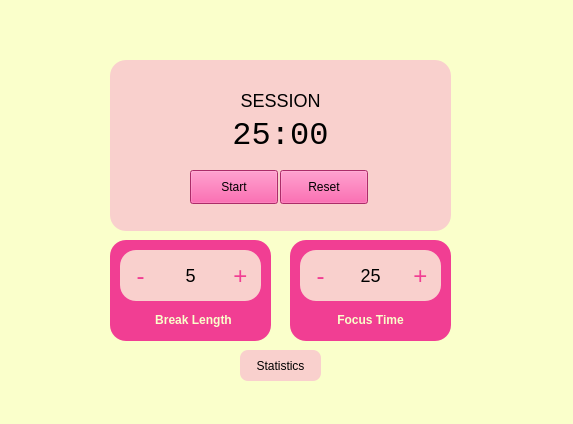
<?xml version="1.0" encoding="UTF-8"?>
<ui version="4.0">
 <class>MainWindow</class>
 <widget class="QMainWindow" name="MainWindow">
  <property name="geometry">
   <rect>
    <x>0</x>
    <y>0</y>
    <width>573</width>
    <height>424</height>
   </rect>
  </property>
  <property name="mouseTracking">
   <bool>false</bool>
  </property>
  <property name="windowTitle">
   <string>MainWindow</string>
  </property>
  <property name="styleSheet">
   <string notr="true">QWidget {
	background-color: #FAFFCB;
}</string>
  </property>
  <widget class="QWidget" name="centralwidget">
   <widget class="QGroupBox" name="container">
    <property name="geometry">
     <rect>
      <x>110</x>
      <y>60</y>
      <width>341</width>
      <height>171</height>
     </rect>
    </property>
    <property name="styleSheet">
     <string notr="true">QGroupBox {
	background-color: #F9D0CD;
	border-radius: 16px;
}</string>
    </property>
    <property name="title">
     <string/>
    </property>
    <widget class="QPushButton" name="startButton">
     <property name="geometry">
      <rect>
       <x>80</x>
       <y>110</y>
       <width>88</width>
       <height>34</height>
      </rect>
     </property>
     <property name="styleSheet">
      <string notr="true">QPushButton {
	background-color: #F13E93;
}</string>
     </property>
     <property name="text">
      <string>Start</string>
     </property>
    </widget>
    <widget class="QPushButton" name="resetButton">
     <property name="geometry">
      <rect>
       <x>170</x>
       <y>110</y>
       <width>88</width>
       <height>34</height>
      </rect>
     </property>
     <property name="styleSheet">
      <string notr="true">QPushButton {
	background-color: #F13E93;
}</string>
     </property>
     <property name="text">
      <string>Reset</string>
     </property>
    </widget>
    <widget class="QLabel" name="timer">
     <property name="geometry">
      <rect>
       <x>0</x>
       <y>50</y>
       <width>341</width>
       <height>51</height>
      </rect>
     </property>
     <property name="layoutDirection">
      <enum>Qt::LayoutDirection::LeftToRight</enum>
     </property>
     <property name="styleSheet">
      <string notr="true">QLabel {
	color: black;
	background-color: transparent;
	font-size: 32px;
	font-family: monospace;
}</string>
     </property>
     <property name="text">
      <string>25:00</string>
     </property>
     <property name="alignment">
      <set>Qt::AlignmentFlag::AlignCenter</set>
     </property>
    </widget>
    <widget class="QLabel" name="label_4">
     <property name="geometry">
      <rect>
       <x>0</x>
       <y>30</y>
       <width>341</width>
       <height>20</height>
      </rect>
     </property>
     <property name="styleSheet">
      <string notr="true">QLabel {
	color: black;
	background-color: transparent;
	font-size: 18px;
	font-family: arial;
}</string>
     </property>
     <property name="text">
      <string>SESSION</string>
     </property>
     <property name="alignment">
      <set>Qt::AlignmentFlag::AlignCenter</set>
     </property>
    </widget>
   </widget>
   <widget class="QPushButton" name="pushButton_3">
    <property name="geometry">
     <rect>
      <x>240</x>
      <y>350</y>
      <width>81</width>
      <height>31</height>
     </rect>
    </property>
    <property name="styleSheet">
     <string notr="true">QPushButton {
	background-color: #F9D0CD;
	color: black;
	font-family: arial;
	border: 0px solid;
	border-radius: 8px;
}</string>
    </property>
    <property name="text">
     <string>Statistics</string>
    </property>
   </widget>
   <widget class="QLabel" name="label_6">
    <property name="geometry">
     <rect>
      <x>10</x>
      <y>350</y>
      <width>71</width>
      <height>71</height>
     </rect>
    </property>
    <property name="styleSheet">
     <string notr="true">QLabel {
	background-color: transparent;
}</string>
    </property>
    <property name="text">
     <string/>
    </property>
    <property name="pixmap">
     <pixmap resource="assets.qrc">:/flowers/assets/flower3.png</pixmap>
    </property>
    <property name="scaledContents">
     <bool>true</bool>
    </property>
   </widget>
   <widget class="QLabel" name="label_8">
    <property name="geometry">
     <rect>
      <x>460</x>
      <y>150</y>
      <width>101</width>
      <height>141</height>
     </rect>
    </property>
    <property name="styleSheet">
     <string notr="true">QLabel {
	background-color: transparent;
}</string>
    </property>
    <property name="text">
     <string/>
    </property>
    <property name="pixmap">
     <pixmap resource="assets.qrc">:/flowers/assets/flower4.png</pixmap>
    </property>
    <property name="scaledContents">
     <bool>true</bool>
    </property>
   </widget>
   <widget class="QLabel" name="label_7">
    <property name="geometry">
     <rect>
      <x>130</x>
      <y>340</y>
      <width>81</width>
      <height>71</height>
     </rect>
    </property>
    <property name="styleSheet">
     <string notr="true">QLabel {
	background-color: transparent;
}</string>
    </property>
    <property name="text">
     <string/>
    </property>
    <property name="pixmap">
     <pixmap resource="assets.qrc">:/flowers/assets/flower2.png</pixmap>
    </property>
    <property name="scaledContents">
     <bool>true</bool>
    </property>
   </widget>
   <widget class="QLabel" name="label_9">
    <property name="geometry">
     <rect>
      <x>0</x>
      <y>0</y>
      <width>91</width>
      <height>91</height>
     </rect>
    </property>
    <property name="styleSheet">
     <string notr="true">QLabel {
	background-color: transparent;
}</string>
    </property>
    <property name="text">
     <string/>
    </property>
    <property name="pixmap">
     <pixmap resource="assets.qrc">:/flowers/assets/flower6.png</pixmap>
    </property>
    <property name="scaledContents">
     <bool>true</bool>
    </property>
   </widget>
   <widget class="QLabel" name="label_11">
    <property name="geometry">
     <rect>
      <x>350</x>
      <y>-10</y>
      <width>81</width>
      <height>71</height>
     </rect>
    </property>
    <property name="styleSheet">
     <string notr="true">QLabel {
	background-color: transparent;
}</string>
    </property>
    <property name="text">
     <string/>
    </property>
    <property name="pixmap">
     <pixmap resource="assets.qrc">:/flowers/assets/flower2.png</pixmap>
    </property>
    <property name="scaledContents">
     <bool>true</bool>
    </property>
   </widget>
   <widget class="QLabel" name="label_12">
    <property name="geometry">
     <rect>
      <x>480</x>
      <y>330</y>
      <width>91</width>
      <height>91</height>
     </rect>
    </property>
    <property name="styleSheet">
     <string notr="true">QLabel {
	background-color: transparent;
}</string>
    </property>
    <property name="text">
     <string/>
    </property>
    <property name="pixmap">
     <pixmap resource="assets.qrc">:/flowers/assets/flower6.png</pixmap>
    </property>
    <property name="scaledContents">
     <bool>true</bool>
    </property>
   </widget>
   <widget class="QLabel" name="label_15">
    <property name="geometry">
     <rect>
      <x>430</x>
      <y>210</y>
      <width>41</width>
      <height>41</height>
     </rect>
    </property>
    <property name="styleSheet">
     <string notr="true">QLabel {
	background-color: transparent;
}</string>
    </property>
    <property name="text">
     <string/>
    </property>
    <property name="pixmap">
     <pixmap>../../Downloads/flower7.png</pixmap>
    </property>
    <property name="scaledContents">
     <bool>true</bool>
    </property>
   </widget>
   <widget class="QLabel" name="label_10">
    <property name="geometry">
     <rect>
      <x>360</x>
      <y>340</y>
      <width>71</width>
      <height>71</height>
     </rect>
    </property>
    <property name="styleSheet">
     <string notr="true">QLabel {
	background-color: transparent;
}</string>
    </property>
    <property name="text">
     <string/>
    </property>
    <property name="pixmap">
     <pixmap resource="assets.qrc">:/flowers/assets/flower1.png</pixmap>
    </property>
    <property name="scaledContents">
     <bool>true</bool>
    </property>
   </widget>
   <widget class="QLabel" name="label_17">
    <property name="geometry">
     <rect>
      <x>130</x>
      <y>-10</y>
      <width>71</width>
      <height>71</height>
     </rect>
    </property>
    <property name="styleSheet">
     <string notr="true">QLabel {
	background-color: transparent;
}</string>
    </property>
    <property name="text">
     <string/>
    </property>
    <property name="pixmap">
     <pixmap resource="assets.qrc">:/flowers/assets/flower1.png</pixmap>
    </property>
    <property name="scaledContents">
     <bool>true</bool>
    </property>
   </widget>
   <widget class="QLabel" name="label_13">
    <property name="geometry">
     <rect>
      <x>10</x>
      <y>150</y>
      <width>101</width>
      <height>141</height>
     </rect>
    </property>
    <property name="styleSheet">
     <string notr="true">QLabel {
	background-color: transparent;
}</string>
    </property>
    <property name="text">
     <string/>
    </property>
    <property name="pixmap">
     <pixmap resource="assets.qrc">:/flowers/assets/flower4.png</pixmap>
    </property>
    <property name="scaledContents">
     <bool>true</bool>
    </property>
   </widget>
   <widget class="QLabel" name="label_14">
    <property name="geometry">
     <rect>
      <x>490</x>
      <y>10</y>
      <width>71</width>
      <height>71</height>
     </rect>
    </property>
    <property name="styleSheet">
     <string notr="true">QLabel {
	background-color: transparent;
}</string>
    </property>
    <property name="text">
     <string/>
    </property>
    <property name="pixmap">
     <pixmap resource="assets.qrc">:/flowers/assets/flower3.png</pixmap>
    </property>
    <property name="scaledContents">
     <bool>true</bool>
    </property>
   </widget>
   <widget class="QGroupBox" name="groupBox_3">
    <property name="geometry">
     <rect>
      <x>110</x>
      <y>240</y>
      <width>161</width>
      <height>101</height>
     </rect>
    </property>
    <property name="styleSheet">
     <string notr="true">QGroupBox {
	background-color: #F13E93;
	border-radius: 16px;
}</string>
    </property>
    <property name="title">
     <string/>
    </property>
    <widget class="QGroupBox" name="groupBox">
     <property name="geometry">
      <rect>
       <x>10</x>
       <y>10</y>
       <width>141</width>
       <height>51</height>
      </rect>
     </property>
     <property name="styleSheet">
      <string notr="true">QGroupBox {
	background-color: #F9D0CD;
	border-radius: 16px;
  display: flex;
  justify-content: center;
  align-items: center;  
}</string>
     </property>
     <property name="title">
      <string/>
     </property>
     <widget class="QLabel" name="breakTime">
      <property name="geometry">
       <rect>
        <x>0</x>
        <y>10</y>
        <width>141</width>
        <height>31</height>
       </rect>
      </property>
      <property name="styleSheet">
       <string notr="true">QLabel {
	color: black;
	background-color: transparent;
	font-size: 18px;
}</string>
      </property>
      <property name="text">
       <string>5</string>
      </property>
      <property name="alignment">
       <set>Qt::AlignmentFlag::AlignCenter</set>
      </property>
     </widget>
     <widget class="QToolButton" name="decrementBreak">
      <property name="geometry">
       <rect>
        <x>0</x>
        <y>0</y>
        <width>41</width>
        <height>51</height>
       </rect>
      </property>
      <property name="styleSheet">
       <string notr="true">QToolButton {
	color: #F13E93;
	background-color: transparent;
	font-size: 24px;
	border: none;
}</string>
      </property>
      <property name="text">
       <string>-</string>
      </property>
     </widget>
     <widget class="QToolButton" name="incrementBreak">
      <property name="geometry">
       <rect>
        <x>105</x>
        <y>0</y>
        <width>31</width>
        <height>51</height>
       </rect>
      </property>
      <property name="styleSheet">
       <string notr="true">QToolButton {
	color: #F13E93;
	background-color: transparent;
	font-size: 24px;
	border: none;
}</string>
      </property>
      <property name="text">
       <string>+</string>
      </property>
     </widget>
    </widget>
    <widget class="QLabel" name="label_3">
     <property name="geometry">
      <rect>
       <x>3</x>
       <y>70</y>
       <width>161</width>
       <height>20</height>
      </rect>
     </property>
     <property name="styleSheet">
      <string notr="true">QLabel {
	color: #FAFFCB;
	background-color: transparent;
	font-weight: bold;
}</string>
     </property>
     <property name="text">
      <string>Break Length</string>
     </property>
     <property name="alignment">
      <set>Qt::AlignmentFlag::AlignCenter</set>
     </property>
    </widget>
   </widget>
   <widget class="QGroupBox" name="groupBox_4">
    <property name="geometry">
     <rect>
      <x>290</x>
      <y>240</y>
      <width>161</width>
      <height>101</height>
     </rect>
    </property>
    <property name="styleSheet">
     <string notr="true">QGroupBox {
	background-color: #F13E93;
	border-radius: 16px;
}</string>
    </property>
    <property name="title">
     <string/>
    </property>
    <widget class="QGroupBox" name="groupBox_5">
     <property name="geometry">
      <rect>
       <x>10</x>
       <y>10</y>
       <width>141</width>
       <height>51</height>
      </rect>
     </property>
     <property name="styleSheet">
      <string notr="true">QGroupBox {
	background-color: #F9D0CD;
	border-radius: 16px;
  display: flex;
  justify-content: center;
  align-items: center;  
}</string>
     </property>
     <property name="title">
      <string/>
     </property>
     <widget class="QLabel" name="focusTime">
      <property name="geometry">
       <rect>
        <x>0</x>
        <y>10</y>
        <width>141</width>
        <height>31</height>
       </rect>
      </property>
      <property name="styleSheet">
       <string notr="true">QLabel {
	color: black;
	background-color: transparent;
	font-size: 18px;
}</string>
      </property>
      <property name="text">
       <string>25</string>
      </property>
      <property name="alignment">
       <set>Qt::AlignmentFlag::AlignCenter</set>
      </property>
     </widget>
     <widget class="QToolButton" name="decrementFocus">
      <property name="geometry">
       <rect>
        <x>0</x>
        <y>0</y>
        <width>41</width>
        <height>51</height>
       </rect>
      </property>
      <property name="styleSheet">
       <string notr="true">QToolButton {
	color: #F13E93;
	background-color: transparent;
	font-size: 24px;
	border: none;
}</string>
      </property>
      <property name="text">
       <string>-</string>
      </property>
     </widget>
     <widget class="QToolButton" name="incrementFocus">
      <property name="geometry">
       <rect>
        <x>105</x>
        <y>0</y>
        <width>31</width>
        <height>51</height>
       </rect>
      </property>
      <property name="styleSheet">
       <string notr="true">QToolButton {
	color: #F13E93;
	background-color: transparent;
	font-size: 24px;
	border: none;
}</string>
      </property>
      <property name="text">
       <string>+</string>
      </property>
     </widget>
    </widget>
    <widget class="QLabel" name="label_16">
     <property name="geometry">
      <rect>
       <x>0</x>
       <y>70</y>
       <width>161</width>
       <height>20</height>
      </rect>
     </property>
     <property name="styleSheet">
      <string notr="true">QLabel {
	color: #FAFFCB;
	background-color: transparent;
	font-weight: bold;
}</string>
     </property>
     <property name="text">
      <string>Focus Time</string>
     </property>
     <property name="alignment">
      <set>Qt::AlignmentFlag::AlignCenter</set>
     </property>
    </widget>
   </widget>
   <zorder>groupBox_3</zorder>
   <zorder>label_13</zorder>
   <zorder>label_10</zorder>
   <zorder>label_15</zorder>
   <zorder>label_9</zorder>
   <zorder>label_8</zorder>
   <zorder>container</zorder>
   <zorder>pushButton_3</zorder>
   <zorder>label_6</zorder>
   <zorder>label_7</zorder>
   <zorder>label_11</zorder>
   <zorder>label_12</zorder>
   <zorder>label_17</zorder>
   <zorder>label_14</zorder>
   <zorder>groupBox_4</zorder>
  </widget>
 </widget>
 <resources>
  <include location="assets.qrc"/>
 </resources>
 <connections/>
</ui>
